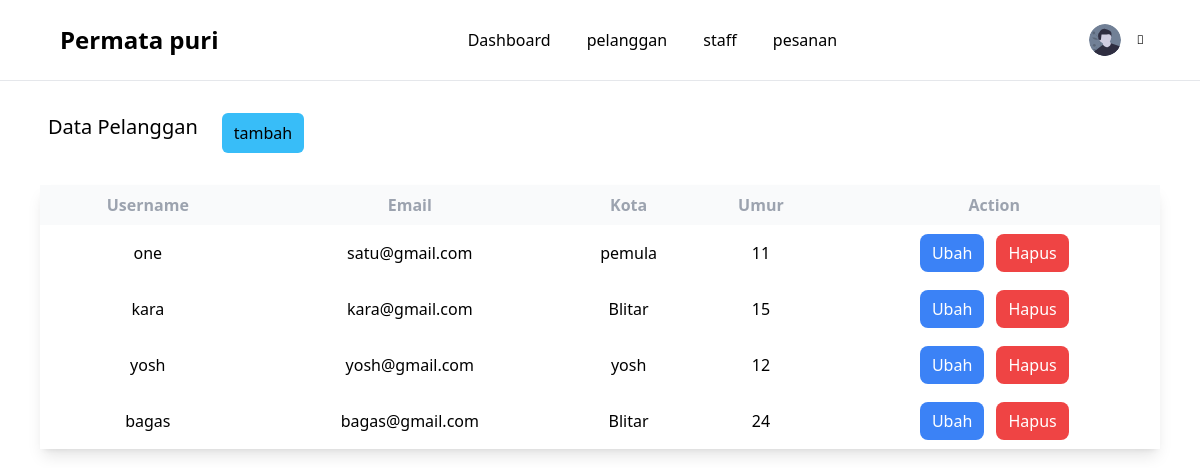
The app's page /pelanggan.php with its own data.
### tables this page shows
CREATE TABLE `pelanggan` (
  `id` int(255) NOT NULL,
  `username` varchar(255) NOT NULL,
  `email` varchar(255) NOT NULL,
  `password` varchar(255) NOT NULL,
  `kota` varchar(255) NOT NULL,
  `umur` int(255) NOT NULL,
  `saldo` int(11) NOT NULL
);

### pelanggan.php (the view, shortened to what this page needs)
<?php
    require 'funtions.php';
?>
<!DOCTYPE html>
<html lang="en">
  <head>
    <script src="https://cdn.tailwindcss.com"></script>
    <link rel="stylesheet" href="https://cdnjs.cloudflare.com/ajax/libs/font-awesome/6.4.0/css/all.min.css">
    <link rel="stylesheet" href="src/input.css" />
  </head>
  <body>
    <div class=" justify-between ">
    <div class="flex flex-row flex-wrap items-center bg-white p-6 border-b border-gray-200 px-14">
      <div class="flex-none w-48 flex flex-row items-center mr-auto">
        <p class="ml-1 flex-1 text-2xl text-black font-bold">Permata puri</p>
      </div>
      <div class=" mr-auto">
        <a href="home_admin.php" class="mb-3 font-medium pr-8 text-base">
            Dashboard
          </a>
          <a href="pelanggan.php" class="mb-3 font-medium pr-8 text-base">
            pelanggan
          </a>
          <a href="Staff.php" class="mb-3 font-medium pr-8 text-base">
            staff
          </a>
          <a href="pesanan.php" class="mb-3 font-medium pr-8 text-base">
            pesanan
          </a>
        </div>
      <div class="flex justify-end items-center ">
        <div class="dropdown relative">
          <button class="menu-btn flex flex-wrap items-center">
            <div class="w-8 h-8 overflow-hidden rounded-full">
              <img class="w-full h-full object-cover" src="img/user.svg" />
            </div>
            <div class="ml-2 flex">
              <i class="fad fa-chevron-down ml-2 my-auto text-xs leading-none"></i>
            </div>
          </button>
        </div>
      </div>
    </div>
    </div>
      <div class="w-full flex px-6 py-8">
            <p class="text-xl font-medium px-6"> Data Pelanggan</p>
            <a href="tambahpel.php" class="bg-sky-400 rounded-md px-3 py-2 text-black hover:text-white">tambah</a>
            </div>
      <div class=" px-10">
          <table class="  table-auto w-full shadow-lg">
                    <thead class="bg-gray-50 text-base font-semibold text-gray-400 px-4">
                        <tr>
                            <th class="p-2">
                                <div class=" font-semibold">Username</div>
                            </th>
                            <th class="p-2">
                                <div class=" font-semibold">Email</div>
                            </th>
                            <th class="p-2">
                                <div class=" font-semibold">Kota</div>
                            </th>
                            <th class="p-2">
                                <div class=" font-semibold">Umur</div>
                            </th>
                            <th class="p-2">
                                <div class=" font-semibold">Action</div>
                            </th>
                        </tr>
                    </thead>
            <?php
            $qry_staff = mysqli_query($connection,"SELECT * FROM pelanggan");
            while($data_pel=mysqli_fetch_array($qry_staff)){
            ?>
              <tbody class="">
                <tr class=" my-10">
                    <td class="text-center py-4"><?=$data_pel['username']?></td>
                    <td class="text-center py-4"><?=$data_pel['email']?></td>
                    <td class="text-center py-4"><?=$data_pel['kota']?></td>
                    <td class="text-center py-4"><?=$data_pel['umur']?></td>
                    <td class=" text-center py-4">
                      <a href="ubahpel.php?id=<?= $data_pel['id'] ?>" class=" mr-2 px-3 py-2  bg-blue-500 text-center rounded-lg  text-white">Ubah</a>
                      <a href="hapuspel.php?id=<?= $data_pel['id'] ?>" onclick="return confirm('Apakah anda yakin menghapus data ini?')" class=" px-3 py-2 bg-red-500 text-center rounded-lg text-white">Hapus</a>
                    </td>
                </tr>
              </tbody>
            <?php
            }
            ?>
        </table>
      </div>
  </body>
</html>

### records on screen
pelanggan: username "one", email "satu@gmail.com", kota "pemula", umur "11"
pelanggan: username "kara", email "kara@gmail.com", kota "Blitar", umur "15"
pelanggan: username "yosh", email "yosh@gmail.com", kota "yosh", umur "12"
pelanggan: username "bagas", email "bagas@gmail.com", kota "Blitar", umur "24"
